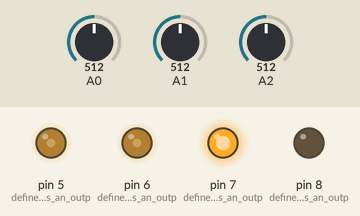
This sketch was run on a simulated Arduino Uno, built with avr-gcc and run on an emulated ATmega328P. Parts: output pins drawn as LEDs (lit = HIGH). The test bench sets the inputs (shaded band); at power-on: A1 = 512, A2 = 512, A0 = 512. What the sketch prints to the serial monitor is not drawn.

Above: at 1.2 s.
1.3 s: A1 set to 407
4.3 s: A1 set to 383
At 5.5 s:
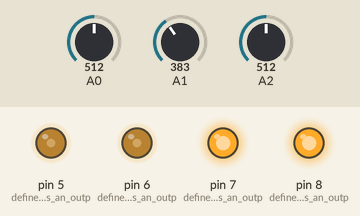
5.8 s: A1 set to 410
At 7.0 s:
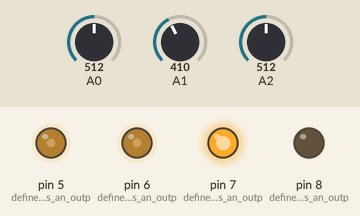
7.3 s: A2 set to 788
10.3 s: A2 set to 813
At 11.5 s:
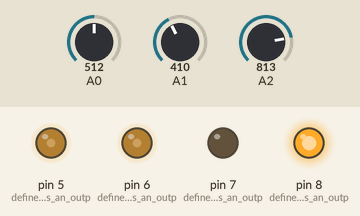
11.8 s: A0 set to 783
14.8 s: A0 set to 819
At 16.1 s:
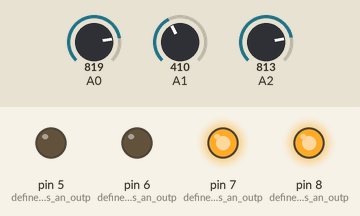
Timing chart, 0 to 17.3 s (numbered marks = the images above; inputs shaded):
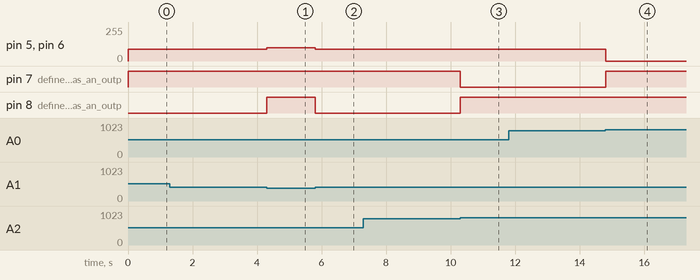

The sketch:

line_tracker_2.0.ino
```cpp
    int AIN = 8;
int PWMA = 5;
int bIN = 7 ;
int PWMB = 6;
int stby = 3;
int x;
// define the pin
void forward(int x) {
  // create a function for movment
digitalWrite(8,1);
analogWrite(5,x);
digitalWrite(7,1);
analogWrite(6,x);
}
void backward(int x) {
  // put your main code here, to run repeatedly:
digitalWrite(8,0);
analogWrite(5,x);
digitalWrite(7,0);
analogWrite(6,x);
}
void left(int x) {
  // put your main code here, to run repeatedly:
digitalWrite(8,1);
analogWrite(5,x);
digitalWrite(7,0);
analogWrite(6,x);
}
void right(int x) {
  // put your main code here, to run repeatedly:
digitalWrite(8,0);
analogWrite(5,x);
digitalWrite(7,1);
analogWrite(6,x);
}
void leftforward(int x) {
  // put your main code here, to run repeatedly:
digitalWrite(8,1);
analogWrite(5,x);
digitalWrite(7,1);
analogWrite(6,x/2);
}
void leftbackward(int x) {
  // put your main code here, to run repeatedly:
digitalWrite(8,0);
analogWrite(5,x);
digitalWrite(7,0);
analogWrite(6,x/2);
}
void rightforward(int x) {
  // put your main code here, to run repeatedly:
digitalWrite(8,1);
analogWrite(5,x/2);
digitalWrite(7,1);
analogWrite(6,x);
}
void rightbackward(int x) {
  // put your main code here, to run repeatedly:
digitalWrite(8,0);
analogWrite(5,x/2);
digitalWrite(7,0);
analogWrite(6,x);
}
void stop( ) {
  // put your main code here, to run repeatedly:
digitalWrite(8,1);
analogWrite(5,0);
digitalWrite(7,1);
analogWrite(6,0);
}

void setup() {
  // initialize serial communication at 9600 bits per second:
  Serial.begin(9600);
    // put your setup code here, to run once:
pinMode(8,OUTPUT);//define the pin as an output
pinMode(5,OUTPUT);//define the pin as an output
pinMode(7,OUTPUT);//define the pin as an output
pinMode(6,OUTPUT);//define the pin as an output
digitalWrite(x,1);
digitalWrite (stby,2);

}

// the loop routine runs over and over again forever:
void loop() {
  // read the input on analog pin 0 ; 1 ; 2:
  int sensorValueR = analogRead(A0);
  int sensorValueM = analogRead(A1);
  int sensorValueL = analogRead(A2);

  // print out the value you read:
  if (sensorValueM >= 40 && sensorValueM <= 400 ){ // read the value
    forward(100); // do this if the value is true
   Serial.print("forward ");
   Serial.println(sensorValueM);

  }

  else if (sensorValueL >= 40 &&  sensorValueL  <= 800 ){
    right(90);
    Serial.print("Turn Left");
    Serial.println(sensorValueL);

  }
   else if (sensorValueR >= 40 &&  sensorValueR  <= 800 ){
    left(90);
    Serial.print("Turn right");
    Serial.println(sensorValueR);

   }
   else if (sensorValueL <=400 &&  sensorValueR  <= 800 &&  sensorValueM  <= 800  ){
    Serial.print("Scanning");
    right(60);

   }

else if (sensorValueM, sensorValueR, sensorValueL  <= 400  && sensorValueM, sensorValueR, sensorValueL >= 40){
  stop();
  Serial.print("Stop ");
  delay(100);
  }
    // delay in between reads for stability
}
```

Measured:
- the behaviour switches between 401 and 400 on A1 (found by bisection; images 0 and 1)
- the behaviour switches between 800 and 801 on A2 (found by bisection; images 2 and 3)
- the behaviour switches between 800 and 801 on A0 (found by bisection; images 3 and 4)
- after the input at 1.3 s, every drawn part: stays the same
- after the input at 4.3 s, pin 5 (define_the_pin_as_an_outp), pin 6 (define_the_pin_as_an_outp): 90/255 → 100/255 at once; pin 8 (define_the_pin_as_an_outp): LOW → HIGH at once
- after the input at 5.8 s, pin 5 (define_the_pin_as_an_outp), pin 6 (define_the_pin_as_an_outp): 100/255 → 90/255 at once; pin 8 (define_the_pin_as_an_outp): HIGH → LOW at once
- after the input at 7.3 s, every drawn part: stays the same
- after the input at 10.3 s, pin 7 (define_the_pin_as_an_outp): HIGH → LOW at once; pin 8 (define_the_pin_as_an_outp): LOW → HIGH at once
- after the input at 11.8 s, every drawn part: stays the same
- after the input at 14.8 s, pin 5 (define_the_pin_as_an_outp), pin 6 (define_the_pin_as_an_outp): 90/255 → 0/255 at once; pin 7 (define_the_pin_as_an_outp): LOW → HIGH at once
